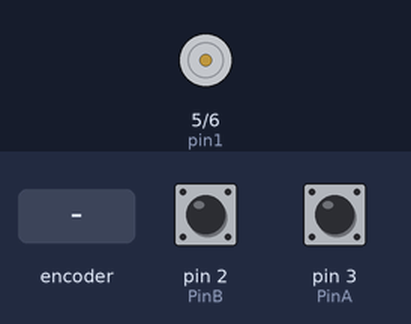
Simulated run of this sketch. Board: Arduino Uno, built with avr-gcc and run on an emulated ATmega328P. On the bench: motor-driver pin pairs drawn as motors (green arrow = first pin HIGH = forward, orange = second pin HIGH = backward, longer = more drive). Inputs (shaded band) come from the test bench; at power-on: pin 2 (PinB) HIGH, pin 3 (PinA) HIGH.

Above: at 1.2 s.
1.3 s: rotary encoder on pin 3 (PinA) / pin 2 (PinB) turned 1 step (first pin leading)
At 1.6 s:
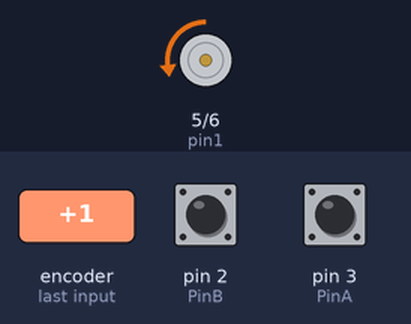
3.0 s: rotary encoder on pin 3 (PinA) / pin 2 (PinB) turned 2 steps (second pin leading)
At 4.3 s:
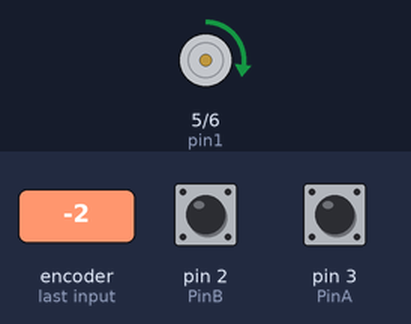
Timing chart, 0 to 6.0 s (numbered marks = the images above; inputs shaded):
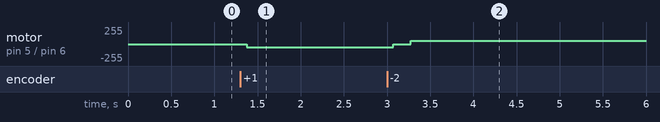

Measured:
- after the input at 1.3 s, motor on pin 5 (pin1) / pin 6 (pin2): stopped → backward 50/255 after 0.08 s
- after the input at 3.0 s, motor on pin 5 (pin1) / pin 6 (pin2): backward 50/255 → stopped after 0.08 s, → forward 50/255 0.20 s later

The sketch:

l293dMotorAndRotaryEncoder.ino
```cpp
//rotary encoder pins
const int PinA = 3;
const int PinB = 2;

//motor controller pins
const int pin1 = 5;
const int pin2 = 6;

//limits
const int BOTTOM = 0;
const int TOP = 255;

const int TARGET = 16;
const int SPEED = 50;

int pinAVal, pinBVal;

//expecting A or B flags
int expA, expB;

int pos = 16;
int prev = pos;

void setup() {
  pinMode(PinA, INPUT_PULLUP);
  pinMode(PinB, INPUT_PULLUP);
  attachInterrupt(digitalPinToInterrupt(PinA),pinAInt,RISING);
  attachInterrupt(digitalPinToInterrupt(PinB),pinBInt,RISING);
  expA = expB = 0;

  pinMode(pin1, OUTPUT);
  pinMode(pin2, OUTPUT);
  digitalWrite(pin1, LOW);
  digitalWrite(pin2, LOW);

  Serial.begin(9600);
}

void loop() {
  motorToTargetPos(TARGET);
}

/*
 * A function used to send a motor
 * to a given position, using the steps
 * of the en11 rotary encoder (20 steps/rev).
 */
void motorToTargetPos(int t){
  /*
   * Depending on how the rotary
   * encoder is attached to the
   * axis of the motor, the order
   * of the following comparisons
   * may need to be inverted.
   */
  if(pos < t){
    analogWrite(pin1,LOW);
    analogWrite(pin2,SPEED);
  } else if (pos > t){
    analogWrite(pin2,LOW);
    analogWrite(pin1,SPEED);
  } else {
    digitalWrite(pin1, LOW);
    digitalWrite(pin2, LOW);
  }
}

void readPins(){
  pinAVal = digitalRead(PinA);
  pinBVal = digitalRead(PinB);
}

void pinAInt(){
  noInterrupts();
  readPins();
  if(pinAVal == HIGH && pinBVal == HIGH && expA){
    if(pos<TOP){
      pos++;
    }
    expA = 0;
    expB = 0;
  } else if( pinBVal == LOW && pinAVal == HIGH ) {
    expB = 1;
  }
  interrupts();
}

void pinBInt(){
  noInterrupts();
  readPins();
  if(pinBVal == HIGH && pinAVal == HIGH && expB){
    if(pos>BOTTOM){
      pos--;
    }
    expA = 0;
    expB = 0;
  } else if( pinAVal == LOW && pinBVal == HIGH ) {
    expA = 1;
  }
  interrupts();
}
```
